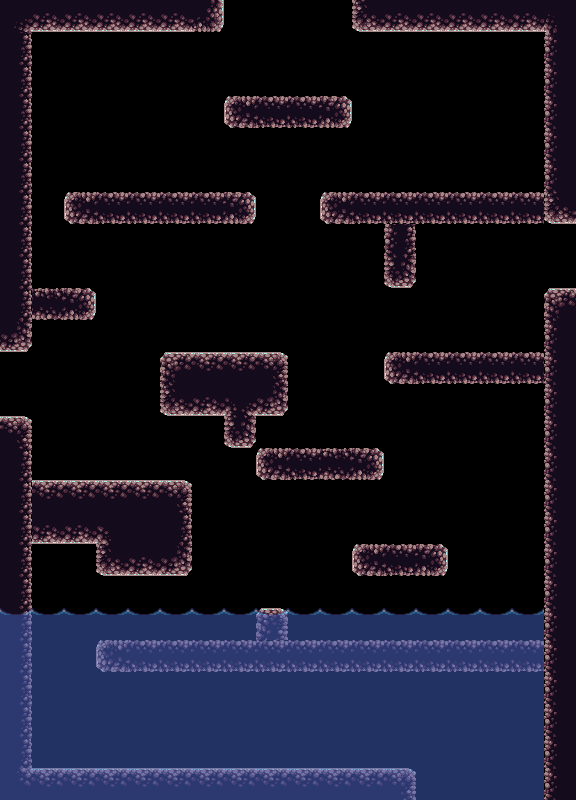

This game map was drawn from its Tiled (.tmx) file and the tilesets committed beside it. A one-line description and the full map source follow:
An orthogonal 18x25 tile map with 32x32 px tiles, 2 tile layers (bounds, water) and 9 objects (4x entrance, 4x exit, fire_spawn).

<map version="1.0" tiledversion="1.0.1" orientation="orthogonal" renderorder="right-down" width="18" height="25" tilewidth="32" tileheight="32" nextobjectid="13">
 <properties>
  <property name="background" value="rock" />
  <property name="dark" type="bool" value="true" />
  <property name="music" value="cave_audio" />
  <property name="name" value="drop1" />
  <property name="spriteLayer" value="bounds" />
 </properties>
 <tileset firstgid="1" name="cavetiles" tilewidth="32" tileheight="32" tilecount="48" columns="8">
  <image source="../assets/images/cavetiles.png" width="256" height="192" />
 </tileset>
 <layer name="bounds" width="18" height="25">
  <properties>
   <property name="collides" type="bool" value="true" />
  </properties>
  <data encoding="csv">
3221225480,18,18,18,18,18,2684354563,0,0,0,0,3221225475,18,18,18,18,18,1610612744,
11,0,0,0,0,0,0,0,0,0,0,0,0,0,0,0,0,9,
11,0,0,0,0,0,0,0,0,0,0,0,0,0,0,0,0,9,
11,0,0,0,0,0,0,1610612741,2684354573,2684354573,2684354565,0,0,0,0,0,0,9,
11,0,0,0,0,0,0,0,0,0,0,0,0,0,0,0,0,9,
11,0,0,0,0,0,0,0,0,0,0,0,0,0,0,0,0,9,
11,0,1610612741,2684354573,2684354573,2684354573,2684354573,1610612757,0,0,2684354581,2684354573,2684354573,2684354573,2684354573,2684354573,2684354573,3221225475,
11,0,0,0,0,0,0,0,0,0,0,0,13,0,0,0,0,0,
11,0,0,0,0,0,0,0,0,0,0,0,21,0,0,0,0,0,
11,1610612749,1610612757,0,0,0,0,0,0,0,0,0,0,0,0,0,0,1,
19,0,0,0,0,0,0,0,0,0,0,0,0,0,0,0,0,9,
0,0,0,0,0,1,2,2,3,0,0,0,2684354581,2684354573,2684354573,2684354573,2684354573,9,
0,0,0,0,0,17,18,3221225479,19,0,0,0,0,0,0,0,0,9,
3,0,0,0,0,0,0,3221225477,0,0,0,0,0,0,0,0,0,9,
11,0,0,0,0,0,0,0,2684354581,2684354573,1610612749,1610612757,0,0,0,0,0,9,
11,2,2,2,2,3,0,0,0,0,0,0,0,0,0,0,0,9,
11,18,18,3221225478,10,11,0,0,0,0,0,0,0,0,0,0,0,9,
11,0,0,17,18,19,0,0,0,0,0,2684354581,2684354573,2684354565,0,0,0,9,
11,0,0,0,0,0,0,0,0,0,0,0,0,0,0,0,0,9,
11,0,0,0,0,0,0,0,5,0,0,0,0,0,0,0,0,9,
11,0,0,2684354581,2684354573,2684354573,2684354573,2684354573,2684354573,2684354573,2684354573,2684354573,2684354573,2684354573,2684354573,2684354573,2684354573,9,
11,0,0,0,0,0,0,0,0,0,0,0,0,0,0,0,0,9,
11,0,0,0,0,0,0,0,0,0,0,0,0,0,0,0,0,9,
11,0,0,0,0,0,0,0,0,0,0,0,0,0,0,0,0,9,
6,2,2,2,2,2,2,2,2,2,2,2,3,0,0,0,0,9
</data>
 </layer>
 <layer name="water" width="18" height="25" opacity="0.5">
  <properties>
   <property name="water" type="bool" value="true" />
  </properties>
  <data encoding="csv">
0,0,0,0,0,0,0,0,0,0,0,0,0,0,0,0,0,0,
0,0,0,0,0,0,0,0,0,0,0,0,0,0,0,0,0,0,
0,0,0,0,0,0,0,0,0,0,0,0,0,0,0,0,0,0,
0,0,0,0,0,0,0,0,0,0,0,0,0,0,0,0,0,0,
0,0,0,0,0,0,0,0,0,0,0,0,0,0,0,0,0,0,
0,0,0,0,0,0,0,0,0,0,0,0,0,0,0,0,0,0,
0,0,0,0,0,0,0,0,0,0,0,0,0,0,0,0,0,0,
0,0,0,0,0,0,0,0,0,0,0,0,0,0,0,0,0,0,
0,0,0,0,0,0,0,0,0,0,0,0,0,0,0,0,0,0,
0,0,0,0,0,0,0,0,0,0,0,0,0,0,0,0,0,0,
0,0,0,0,0,0,0,0,0,0,0,0,0,0,0,0,0,0,
0,0,0,0,0,0,0,0,0,0,0,0,0,0,0,0,0,0,
0,0,0,0,0,0,0,0,0,0,0,0,0,0,0,0,0,0,
0,0,0,0,0,0,0,0,0,0,0,0,0,0,0,0,0,0,
0,0,0,0,0,0,0,0,0,0,0,0,0,0,0,0,0,0,
0,0,0,0,0,0,0,0,0,0,0,0,0,0,0,0,0,0,
0,0,0,0,0,0,0,0,0,0,0,0,0,0,0,0,0,0,
0,0,0,0,0,0,0,0,0,0,0,0,0,0,0,0,0,0,
0,0,0,0,0,0,0,0,0,0,0,0,0,0,0,0,0,0,
25,25,25,25,25,25,25,25,25,25,25,25,25,25,25,25,25,0,
34,34,34,34,34,34,34,34,34,34,34,34,34,34,34,34,34,0,
34,34,34,34,34,34,34,34,34,34,34,34,34,34,34,34,34,0,
34,34,34,34,34,34,34,34,34,34,34,34,34,34,34,34,34,0,
34,34,34,34,34,34,34,34,34,34,34,34,34,34,34,34,34,0,
34,34,34,34,34,34,34,34,34,34,34,34,34,34,34,34,34,0
</data>
 </layer>
 <objectgroup name="entrances">
  <object id="1" name="entrance_top" type="entrance" x="278" y="50" width="28" height="43" />
  <object id="3" name="entrance_right" type="entrance" x="504" y="271" width="32" height="55" />
  <object id="4" name="entrance_left" type="entrance" x="52" y="390" width="31" height="59" />
  <object id="5" name="entrance_bottom" type="entrance" x="368" y="699" width="31" height="68" />
 </objectgroup>
 <objectgroup name="exits">
  <object id="7" name="exit_top" type="exit" x="229" y="-3" width="119" height="31">
   <properties>
    <property name="entrance" value="entrance_down" />
    <property name="map" value="hallway" />
   </properties>
  </object>
  <object id="8" name="exit_left" type="exit" x="5" y="356" width="23" height="56">
   <properties>
    <property name="entrance" value="entrance_right" />
    <property name="map" value="passage2" />
   </properties>
  </object>
  <object id="9" name="exit_bottom" type="exit" x="421" y="775" width="121" height="24" />
  <object id="11" name="exit_right" type="exit" x="548" y="227" width="27" height="60">
   <properties>
    <property name="entrance" value="entrance_left" />
    <property name="map" value="passage1" />
   </properties>
  </object>
 </objectgroup>
 <objectgroup name="items">
  <object id="12" name="fire" type="fire_spawn" x="208.125" y="319.25" width="31.75" height="31.5" />
 </objectgroup>
</map>
